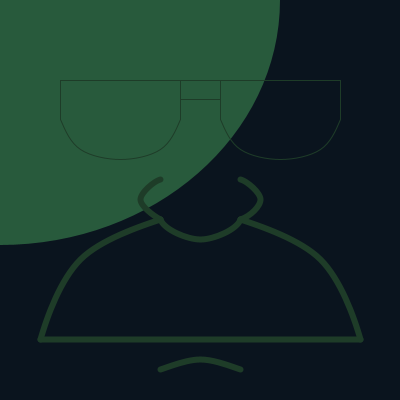
Frame 1 (no input)
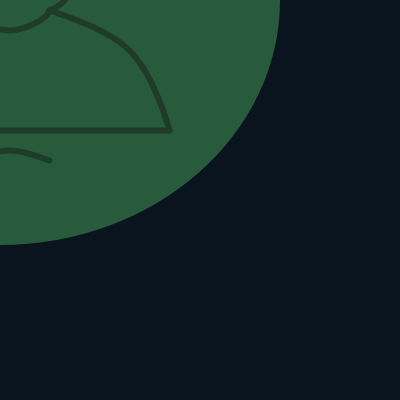
Frame 60 (the mouse pressed at the canvas centre just before this capture)
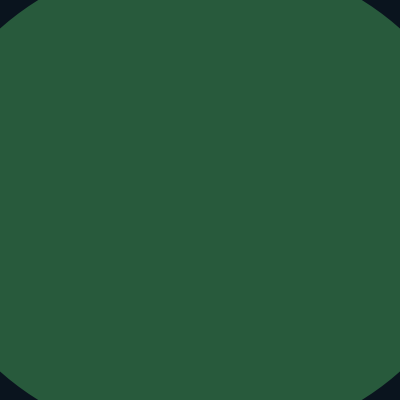
Frame 120 (the mouse held since frame 60 and released just before this capture)

The Processing sketch that drew these frames (run headless with seeded random() and noise(); from frame 60 on, the mouse is pressed at the canvas centre):

// Processing sketch: processing_88223
// ── processing_88223.pde

// Josh Newby jnewby@andrew.cmu.edu copyright Josh Newby 2013 Pittsburgh PA
// This program makes Jim Robert's head and face look around with respect to the mouse cords. 
// clicking the mouse makes his face speed off.

float x, y, wd, ht, easingCoefficient;

void setup()
{
size (400, 400);

x = 40;
y = 80;
wd = 320;
ht = 280;

noFill( );
smooth();
ellipseMode(CENTER);
 
  easingCoefficient = .05;
}

void draw()
{
  background(10, 20, 30);
  fill(40, 90, 60);
  noStroke();
  ellipse (mouseX, mouseY, 1.75 * wd, 1.75 * ht);
  noFill();
  stroke(30, 60, 40);
  figure (x, y, wd, ht);

  
  float dx = mouseX - x - .5 * wd;
  float dy = mouseY - y - .5 * ht;
  
  
  x = x + ( dx * easingCoefficient );
  y = y + ( dy * easingCoefficient );
  
    if (mousePressed == true)
 {
  x = x * 1.1;
  y = y * 1.2;
 }
}

// Jim Roberts' Face
void figure (float fx , float fy, float fwd, float fht)
{

// straigt lines on glasses
line(x + .0625 * wd, y, x + .9375 * wd, y);
line(x + 7 * .0625 * wd, y + .0714 * ht, x + 9 * .0625 * wd, y + .0714 * ht);
line(x + .0625 * wd, y, x + .0626 * wd, y + 2 * .0714 * ht);
line(x + 7 * .0625 * wd, y, x + 7 * .0626 * wd, y + 2 * .0714 * ht);
line(x + 9 * .0625 * wd, y, x + 9 * .0626 * wd, y + 2 * .0714 * ht);
line(x + 15 * .0625 * wd, y, x + 15 * .0626 * wd, y + 2 * .0714 * ht);

// left lens curve
beginShape();
curveVertex(x + .5 * .0625 * wd, y);
curveVertex(x + .0625 * wd, y + 2 * .0714 * ht);
curveVertex(x + 2 * .0625 * wd, y + 3.5 * .0714 * ht);
curveVertex(x + 4 * .0625 * wd, y + 4 * .0714 * ht);
curveVertex(x + 6 * .0625 * wd, y + 3.5 * .0714 * ht);
curveVertex(x + 7 * .0625 * wd, y + 2 * .0714 * ht);
curveVertex(x + 7.5 * .0625 * wd, y);
endShape();

// right lens curve
beginShape();
curveVertex(x + 8.5 * .0625 * wd, y);
curveVertex(x + 9 * .0625 * wd, y + 2 * .0714 * ht);
curveVertex(x + 10 * .0625 * wd, y + 3.5 * .0714 * ht);
curveVertex(x + 12 * .0625 * wd, y + 4 * .0714 * ht);
curveVertex(x + 14 * .0625 * wd, y + 3.5 * .0714 * ht);
curveVertex(x + 15 * .0625 * wd, y + 2 * .0714 * ht);
curveVertex(x + 15.5 * .0625 * wd, y);
endShape();

strokeWeight(6);

// nose curves
beginShape();
//curveVertex(x + 8 * .0625 * wd, y + 4 * .0714 * ht);
curveVertex(x + 7 * .0625 * wd, y + 5 * .0714 * ht);
curveVertex(x + 6 * .0625 * wd, y + 7 * .0714 * ht);
curveVertex(x + 8 * .0625 * wd, y + 8 * .0714 * ht);
curveVertex(x + 10 * .0625 * wd, y + 7 * .0714 * ht);
curveVertex(x + 9 * .0625 * wd, y + 5 * .0714 * ht);
//curveVertex(x + 8 * .0625 * wd, y + 4 * .0714 * ht);
endShape();

beginShape();
curveVertex(x + 7 * .0625 * wd, y + 5.5 * .0714 * ht);
curveVertex(x + 6 * .0625 * wd, y + 5 * .0714 * ht);
curveVertex(x + 5 * .0625 * wd, y + 6 * .0714 * ht);
curveVertex(x + 6 * .0625 * wd, y + 7 * .0714 * ht);
curveVertex(x + 7 * .0625 * wd, y + 7 * .0714 * ht);
endShape();

beginShape();
curveVertex(x + 9 * .0625 * wd, y + 5.5 * .0714 * ht);
curveVertex(x + 10 * .0625 * wd, y + 5 * .0714 * ht);
curveVertex(x + 11 * .0625 * wd, y + 6 * .0714 * ht);
curveVertex(x + 10 * .0625 * wd, y + 7 * .0714 * ht);
curveVertex(x + 8 * .0625 * wd, y + 7 * .0714 * ht);
endShape();

// mustache
line(x, y + 13 * .0714 * ht, x + wd, y + 13 * .0714 * ht);
beginShape();
curveVertex(x, y + 16 * .0714 * ht);
curveVertex(x, y + 13 * .0714 * ht);
curveVertex(x + 2 * .0625 * wd, y + 9 * .0714 * ht);
curveVertex(x + 6 * .0625 * wd, y + 7 * .0714 * ht);
curveVertex(x + 8 * .0625 * wd, y + 7 * .0714 * ht);
endShape();

beginShape();
curveVertex(x + wd, y + 16 * .0714 * ht);
curveVertex(x + wd, y + 13 * .0714 * ht);
curveVertex(x + 14 * .0625 * wd, y + 9 * .0714 * ht);
curveVertex(x + 10 * .0625 * wd, y + 7 * .0714 * ht);
curveVertex(x + 8 * .0625 * wd, y + 7 * .0714 * ht);
endShape();

//mouth
beginShape();
curveVertex(x + 5 * .0625 * wd, y + 15 * .0714 * ht);
curveVertex(x + 6 * .0625 * wd, y + 14.5 * .0714 * ht);
curveVertex(x + 8 * .0625 * wd, y + 14 * .0714 * ht);
curveVertex(x + 10 * .0625 * wd, y + 14.5 * .0714 * ht);
curveVertex(x + 11 * .0625 * wd, y + 15 * .0714 * ht);
endShape();

}
